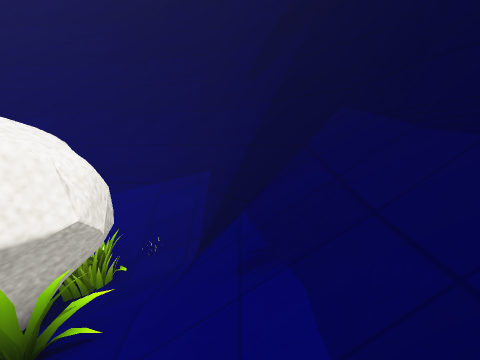
view 1 (above)

24 first-person views from a walk through a level from a Godot 3-D game. The camera is 1.5 m above the floor, tilts 6° down and sees 70° across. The floor is counted in squares, 1 m on a side. Each view is taken from the middle of a square. On the plan, view 1 faces up. The plan holds only what a view shows up to about 16 squares ahead; the rest is blank. The place goes on beyond the plan. Some surface patterns are stand-ins.

view 2
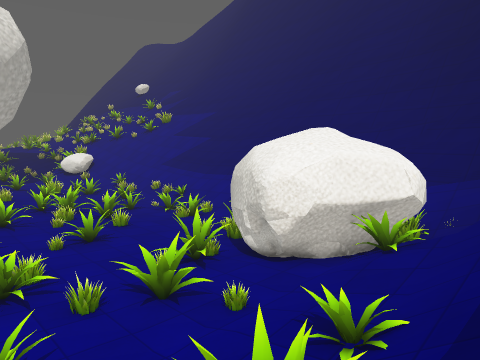

view 3
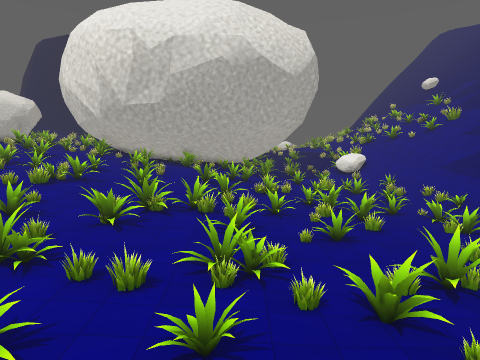

view 4
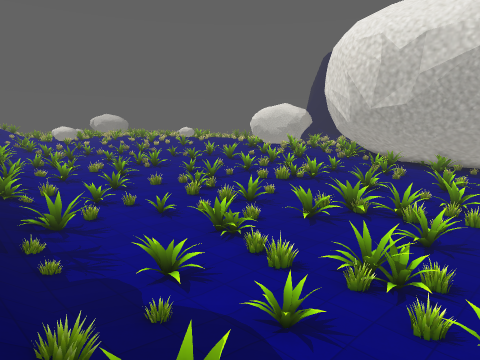

view 5
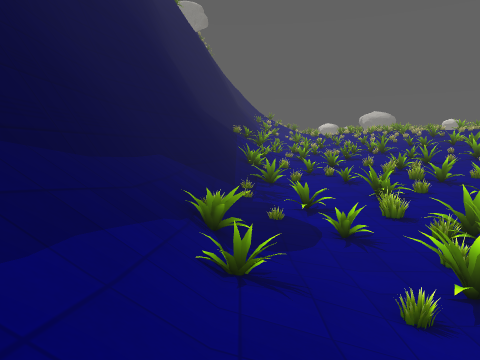

view 6
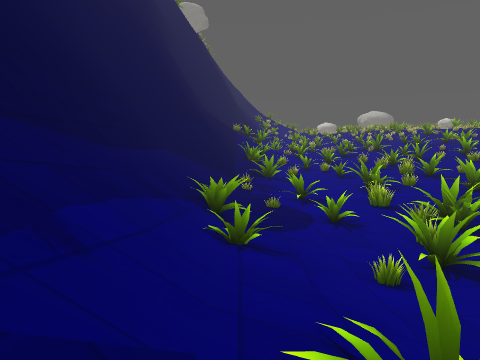

view 7
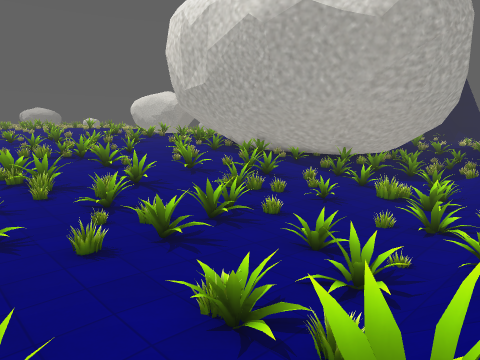

view 8
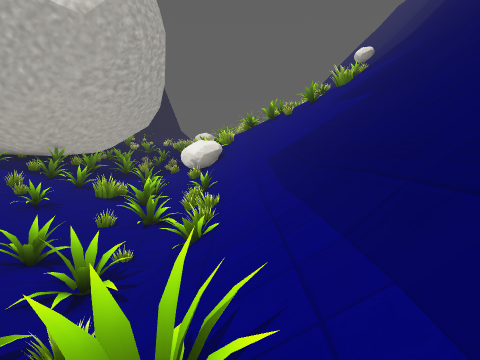

view 9
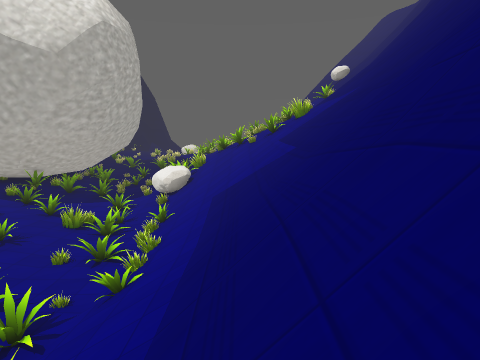

view 10
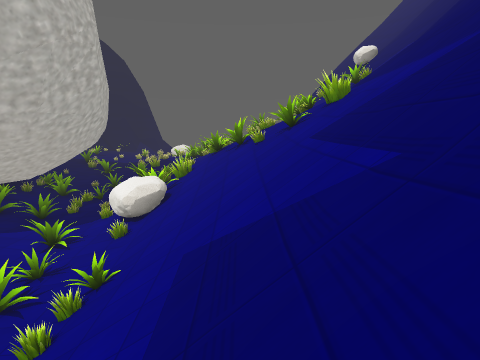

view 11
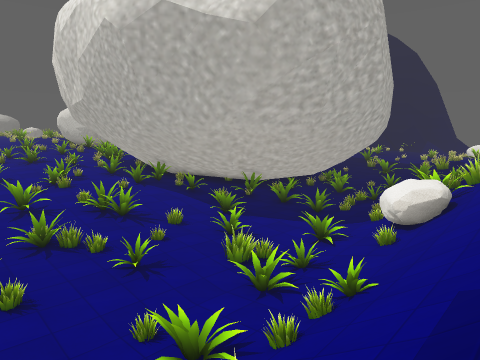

view 12
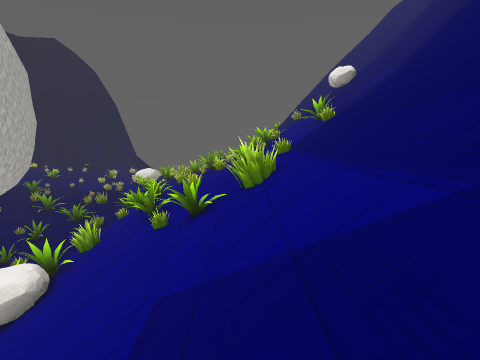

view 13
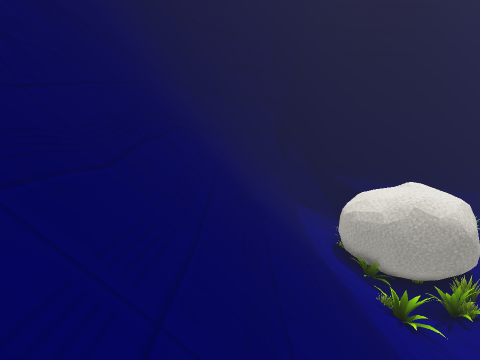

view 14
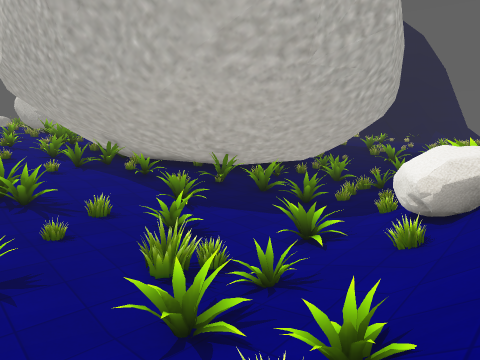

view 15
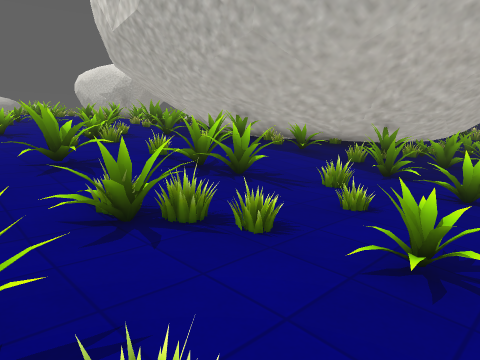

view 16
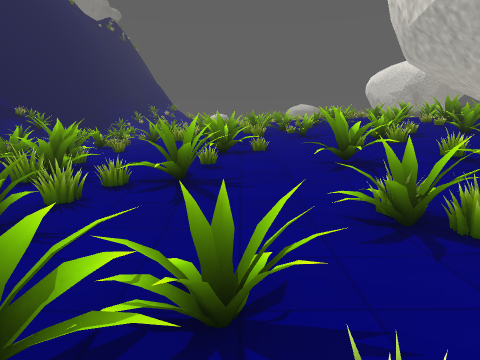

view 17
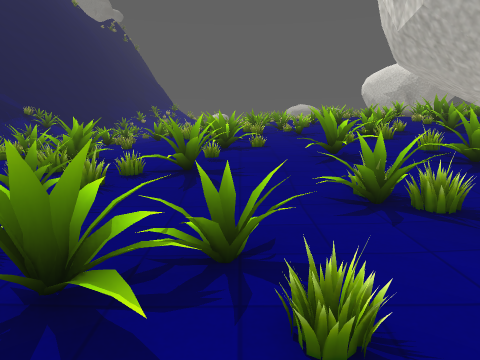

view 18
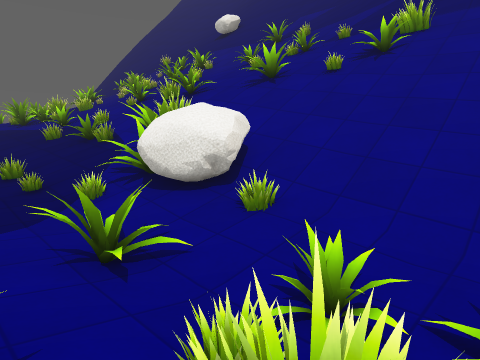

view 19
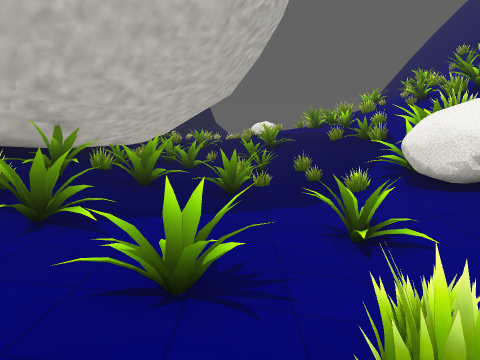

view 20
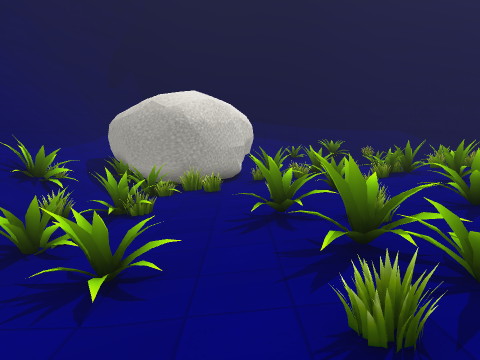

view 21
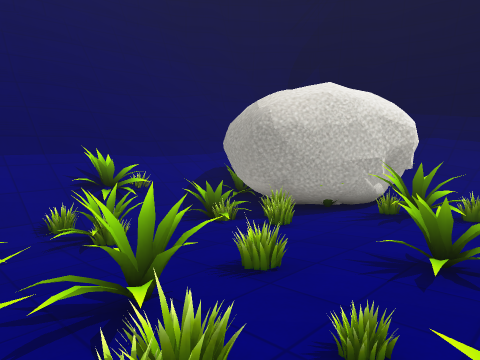

view 22
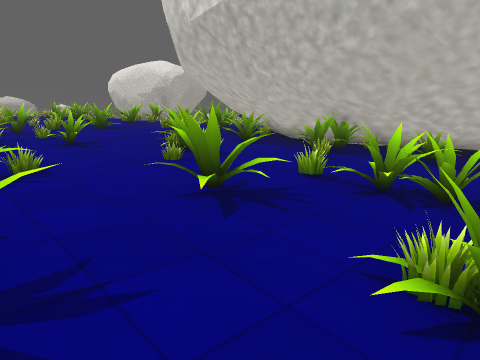

view 23
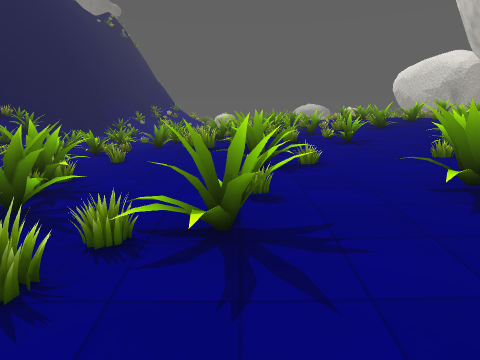

view 24
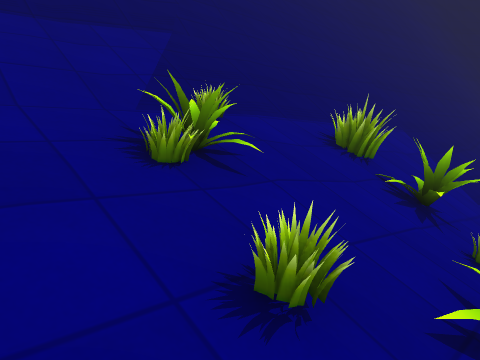

### Floor plan
Key: @ floor where view 1 was taken; # wall or solid block; x gap in a wall; . main floor; : floor 0.25 m higher than the main floor; - floor 0.5 m lower than the main floor; + floor 0.75 m higher than the main floor; _ floor 0.75 m lower than the main floor; * floor 1.25 m higher than the main floor; / step, stairs or slope; = window, fence, low wall or low ledge; ^ raised ledge; v drop or lower ground; O other object.
Columns run from 35 left of view 1 to 2 right of it. Each row starts with its distance up from view 1.
 21 ####
 20 /
 19 //   ///####
 18 ///////=##########
 17 v=///////////////
 16 =//////////////######
 15   ////////////=====#######
 14   ///=//=////////////////##
 13  =/=///##//////////////#########
 12 ///////=#/////////////========##
 11 ///=///==//////////////////////##
 10 ////=#////////////////////////=#####
  9 /=#/=/////////////////////////=====#
  8 /==/////////////////////=//////////#
  7 ///#=/^/////=///==/=////=////####//##
  6 ==//=^##=///===//___=//=____##  #//###
  5 =///###///__=__=/__===/=__=##   ##/=/#
  4 /////=///_=_==__=__=___=__=##   ##/=/#
  3 .=.=.--=#__=_______=______=#######///#
  2 =..=.--=___==________________###/////#
  1 ===.==----=---=/_=__##===___#=--/////#
  0 ....//---/=---/---====---=__#=---..@/#
 -1  ../##../...///=--=------=---=##-.=//#
 -2    ^x...=/.=...==/---==-------=--..//#
 -3  ^^^^^.#....#../=....=/----/=-=--.==/#
 -4     ^^^/:...==/....=/=.===/-==-=/.///#
 -5 ^^^^^  ^#:::/x/=...#//==./..//-=/..=/#
 -6 #^^^^^ ^#++++=:=#::=..#=.....=.....//#
 -7 ^#^    ^^++=+++::::::.=#.....=..=..//#
 -8      ^^^^#=++++++:::::.#=#.....==..//#
 -9      ^^^^#+++=+++==#:::=.=..=#.....O=#
-10          ++++=+++++=::::...===.....=##
-11       ^^^#**==+++++++:::/=......../##
-12        ^ x**=/*+++==+++=#==#.=..==/##

Positions as (right, up) in squares from view 1, and headings:
1: (0, 0), facing up
2: (1, -5), facing up-left
3: (1, -4), facing left
4: (1, -1), facing down-left
5: (-1, 4), facing down
6: (-1, 5), facing down
7: (-9, 8), facing down-left
8: (-9, 8), facing left
9: (-8, 10), facing left
10: (-15, 10), facing left
11: (-16, 10), facing down-left
12: (-19, 13), facing left
13: (-20, 12), facing right
14: (-20, 8), facing down-left
15: (-17, 2), facing down-left
16: (-17, 2), facing down
17: (-17, 3), facing down
18: (-23, 1), facing up-left
19: (-22, 1), facing left
20: (-20, 2), facing right
21: (-15, -2), facing up-right
22: (-16, -2), facing down-left
23: (-16, -1), facing down
24: (-34, 10), facing up-right
